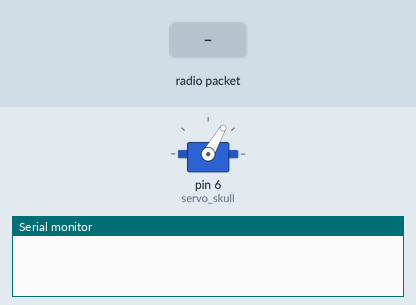
A sketch run on a simulated Arduino Uno, built with avr-gcc and run on an emulated ATmega328P. Parts: servo, the last lines printed to the serial monitor. Inputs (shaded band) come from the test bench. Random numbers use the default seed unless the sketch sets one; no radio packets arrive unless stated.

Above: at 1.2 s.
1.3 s: radio packet "HIGH" arrives
At 3.1 s:
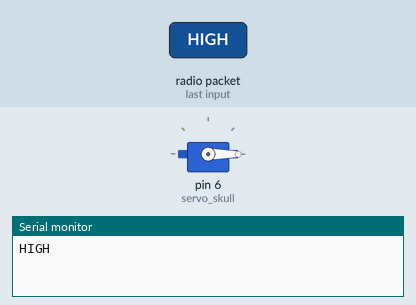
4.3 s: radio packet "1" arrives
At 4.3 s:
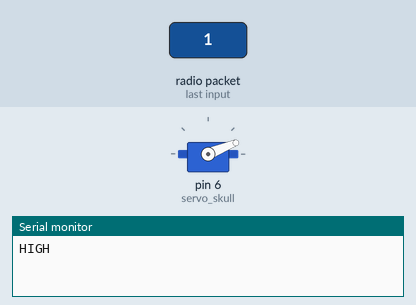
Timing chart, 0 to 7.3 s (numbered marks = the images above; inputs shaded):
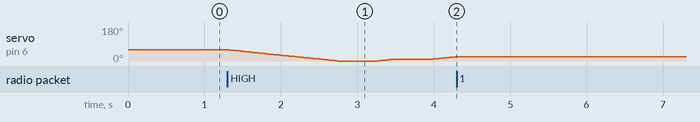

The sketch:

halloweentocht_2021_skull_smooth_movement.ino
```cpp
#include <SPI.h>
#include <nRF24L01.h>
#include <RF24.h>
#include <Servo.h>

RF24 radio(9, 10); // CE, CSN
const byte address[6] = "00001";
boolean button_state = 0;
int led_pin = 3;
const byte aantalTijden = 3; //hoeveel tijden worden er in het programma bijgehouden

Servo servo_skull;

bool status[] = {false, false};
unsigned long time[aantalTijden];
byte vorige_positie;
byte hoek;

void setup() {
Serial.begin(9600);
radio.begin();
radio.openReadingPipe(0, address);   //Setting the address at which we will receive the data
radio.setPALevel(RF24_PA_MIN);       //You can set this as minimum or maximum depending on the distance between the transmitter and receiver.
radio.startListening();              //This sets the module as receiver

servo_skull.attach(6);
servo_skull.write(60); //gesloten positie

for(byte i; i<aantalTijden; i++){
  time[i] = millis();
}
vorige_positie = 60; //vorige positie van de servo

}
void loop()
{
  if (radio.available())              //Looking for the data.
  {
    time[2] = millis(); //mark last radio contact
    char text[32] = "";                 //Saving the incoming data
    radio.read(&text, sizeof(text));    //Reading the data
    radio.read(&button_state, sizeof(button_state));    //Reading the data
    Serial.println(text);
    status[0] = String(text) == "HIGH";
    delay(5); //stability delay
  }
  if(status[0] && (Time(0)>random(500, 750) || !status[1])) //delay of de hoek is nog niet gelijk aan de vorige positie, soort van bypass
  {
    hoek = random(5, 60)*status[1] + hoek*(!status[1]); //random hoek die de servo moet maken
    if(Time(1)>random(20, 60) && hoek-vorige_positie!=0){ //random(20, 60) staat voor een delay tussen elke stap van de servo waardoor servo trager beweegt
      vorige_positie = vorige_positie + 1*(hoek-vorige_positie>0) - 1*(hoek-vorige_positie<0); //moet ik optellen of aftrekken check
      servo_skull.write(vorige_positie);
      time[1]=millis();
    }
    status[1] = hoek==vorige_positie; //check dat hoek en vorige positie gelijk zijn
    time[0]=millis();
  }
  if(Time(2)>180000){ //als er na 3 minuten geen radiocontact is geweest, moet je terug beginnen te bewegen.
    status[0] = true;
  }
}

unsigned long Time(byte getal){
  return millis()-time[getal];
}
```
